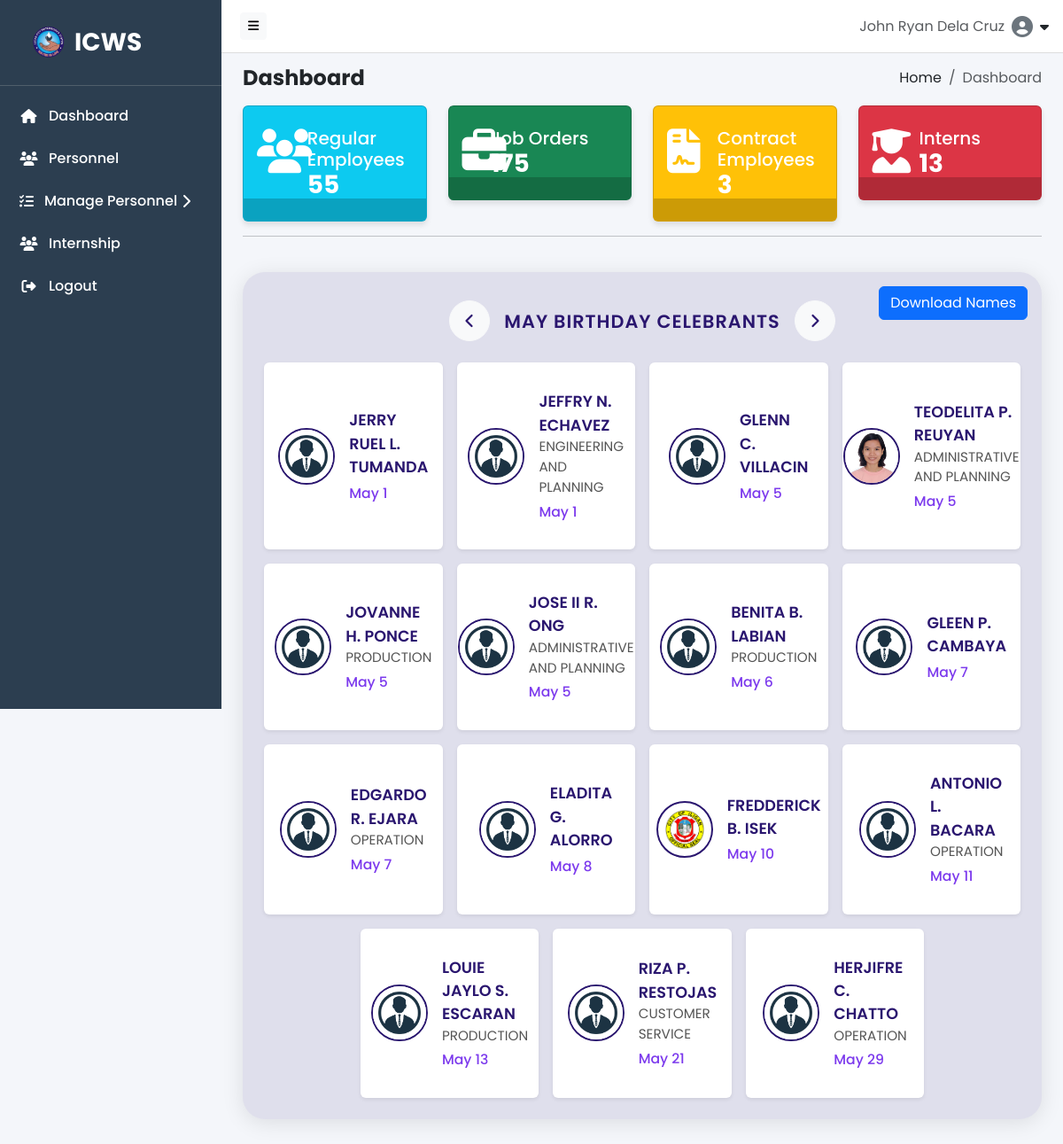
/src/hero/home.php (signed in), run on the app's committed database.
### tables this page shows
CREATE TABLE `personnel` (
  `personnel_id` int(5) NOT NULL,
  `Emp_No` varchar(100) NOT NULL,
  `emp_type` enum('Regular','Job Order','Contract') NOT NULL,
  `emp_status` enum('Active','Inactive') NOT NULL,
  `full_name` varchar(255) DEFAULT NULL,
  `position` varchar(255) DEFAULT NULL,
  `unit` varchar(100) NOT NULL,
  `section` varchar(100) NOT NULL,
  `team` varchar(255) NOT NULL,
  `operator` varchar(255) NOT NULL,
  `division` varchar(255) DEFAULT NULL,
  `contact_number` bigint(11) DEFAULT NULL,
  `sex` enum('Male','Female') DEFAULT NULL,
  `birthdate` date DEFAULT NULL,
  `address` varchar(255) DEFAULT NULL,
  `profile_picture` varchar(255) NOT NULL,
  `createdAt` timestamp NOT NULL DEFAULT current_timestamp() ON UPDATE current_timestamp(),
  `updatedAt` timestamp NOT NULL DEFAULT current_timestamp() ON UPDATE current_timestamp()
);

### src/hero/birthday.php (the view, shortened to what this page needs)
<?php
include_once __DIR__ . '/../../backend/db.php';
$personnel = [];
$sql = "SELECT full_name, birthdate, division, profile_picture, personnel_id
        FROM personnel
        WHERE emp_status = 'Active'
        ORDER BY MONTH(birthdate) DESC, DAY(birthdate) ASC";
$result = $conn->query($sql);
if ($result && $result->num_rows > 0) {
    while ($row = $result->fetch_assoc()) {
        $personnel[] = $row;
    }
} else {
    $error = $conn->error ? "Database Error: {$conn->error}" : "No personnel found.";
}
?>
<!DOCTYPE html>
<html>
<head>
<link href="https://cdn.jsdelivr.net/npm/bootstrap@5.3.0/dist/css/bootstrap.min.css" rel="stylesheet">
</head>
<body>
<div class="birthday-announcement position-relative">
    <button class="btn btn-primary position-absolute top-0 end-0 m-3"
        onclick="downloadCelebrantNames()">
        Download Names
    </button>
    <div class="d-flex align-items-center justify-content-center gap-3 mb-4">
        <button id="prevMonth" class="btn btn-light rounded-circle p-2 d-flex align-items-center justify-content-center" type="button">
            <svg width="28" height="28" viewBox="0 0 28 28" fill="none" xmlns="http://www.w3.org/2000/svg" aria-hidden="true">
                <path d="M16.5 20L10.5 14L16.5 8" stroke="#2a166f" stroke-width="2.2" stroke-linecap="round" stroke-linejoin="round"/>
            </svg>
        </button>
        <span id="monthLabel" class="text-nowrap">BIRTHDAY CELEBRANTS</span>
        <button id="nextMonth" class="btn btn-light rounded-circle p-2 d-flex align-items-center justify-content-center" type="button">
            <svg width="28" height="28" viewBox="0 0 28 28" fill="none" xmlns="http://www.w3.org/2000/svg" aria-hidden="true">
                <path d="M11.5 8L17.5 14L11.5 20" stroke="#2a166f" stroke-width="2.2" stroke-linecap="round" stroke-linejoin="round"/>
            </svg>
        </button>
    </div>
    <div class="row g-3 justify-content-center" id="celebrantsList">
        <?php foreach ($personnel as $person):
            $monthNum = date('n', strtotime($person['birthdate'])) - 1;
            $day = date('j', strtotime($person['birthdate']));
            $month = date('F', strtotime($person['birthdate']));
            $uploadDir = __DIR__ . '/../../uploads/';
            $webUploadDir = '../../uploads/';
            $defaultPic = '../../assets/profile.jpg';
            $profilePicBase = 'profile_' . $person['personnel_id'];
            $profilePicPathJpg = $uploadDir . $profilePicBase . '.jpg';
            $profilePicPathPng = $uploadDir . $profilePicBase . '.png';
            $profilePicWebJpg = $webUploadDir . $profilePicBase . '.jpg';
            $profilePicWebPng = $webUploadDir . $profilePicBase . '.png';
            if (file_exists($profilePicPathJpg)) {
                $profilePic = $profilePicWebJpg;
            } elseif (file_exists($profilePicPathPng)) {
                $profilePic = $profilePicWebPng;
            } else {
                $profilePic = $defaultPic;
            }
        ?>
        <div class="col-12 col-md-3 celebrant-card" data-month="<?php echo $monthNum; ?>">
            <div class="card shadow-sm border-0 h-100">
                <div class="card-body d-flex align-items-center gap-3">
                    <img class="profile-pic-icon" src="<?php echo htmlspecialchars($profilePic); ?>" alt="Profile">
                    <div>
                        <div class="celebrant-name"><?php echo htmlspecialchars($person['full_name']); ?></div>
                        <div class="celebrant-division"><?php echo htmlspecialchars($person['division']); ?></div>
                        <div class="celebrant-date"><?php echo $month . ' ' . $day; ?></div>
                    </div>
                </div>
            </div>
        </div>
        <?php endforeach; ?>
    </div>
</div>
</body>
</html>

### src/hero/home.php (style rules this page uses)
body { font-family: Arial; }

### src/hero/birthday.php (style rules this page uses)
body { background: #f4f6fa; font-family: 'Poppins', sans-serif; }
.birthday-announcement { max-width: 1500px; margin: 40px auto; background: rgba(42, 22, 111, 0.10); border-radius: 25px; box-shadow: 0 4px 24px rgba(0,0,0,0.10); padding: 32px 24px 24px 24px; position: relative; }
#monthLabel { font-size: 1.3rem; font-weight: 600; color: #2a166f; letter-spacing: 1px; }

### data on the page
personnel: full_name "JERRY RUEL L. TUMANDA", birthdate "May", birthdate "1"
personnel: full_name "JEFFRY N. ECHAVEZ", division "ENGINEERING AND PLANNING", birthdate "May", birthdate "1"
personnel: full_name "GLENN C. VILLACIN", birthdate "May", birthdate "5"
personnel: shows a picture, full_name "TEODELITA P. REUYAN", division "ADMINISTRATIVE AND PLANNING", birthdate "May", birthdate "5"
personnel: full_name "JOVANNE H. PONCE", division "PRODUCTION", birthdate "May", birthdate "5"
personnel: full_name "JOSE II R. ONG", division "ADMINISTRATIVE AND PLANNING", birthdate "May", birthdate "5"
personnel: full_name "BENITA B. LABIAN", division "PRODUCTION", birthdate "May", birthdate "6"
personnel: full_name "GLEEN P. CAMBAYA", birthdate "May", birthdate "7"
personnel: full_name "EDGARDO R. EJARA", division "OPERATION", birthdate "May", birthdate "7"
personnel: full_name "ELADITA G. ALORRO", birthdate "May", birthdate "8"
personnel: shows a picture, full_name "FREDDERICK B. ISEK", birthdate "May", birthdate "10"
personnel: full_name "ANTONIO L. BACARA", division "OPERATION", birthdate "May", birthdate "11"
personnel: full_name "LOUIE JAYLO S. ESCARAN", division "PRODUCTION", birthdate "May", birthdate "13"
personnel: full_name "RIZA P. RESTOJAS", division "CUSTOMER SERVICE", birthdate "May", birthdate "21"
personnel: full_name "HERJIFRE C. CHATTO", division "OPERATION", birthdate "May", birthdate "29"

### other printed values
$fullName "John Ryan Dela Cruz"
$regularCount "55"
$jobOrderCount "175"
$contractCount "3"
$internCount "13"
